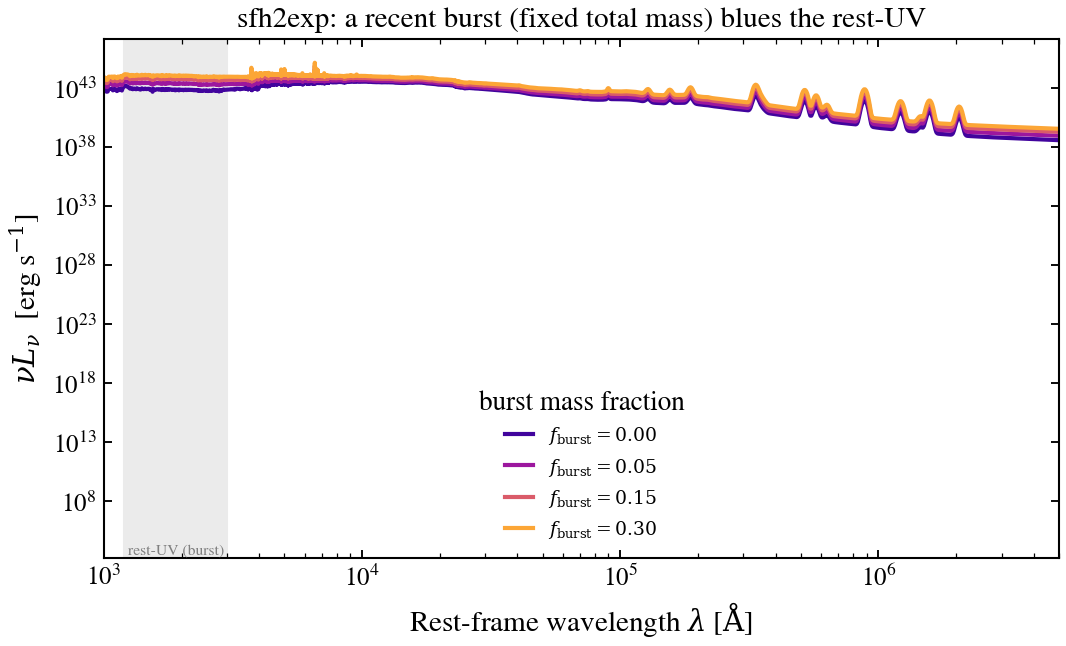

Generate this figure with Python:
"""
sfh2exp: double declining exponential (old population + recent burst)
=====================================================================

CIGALE's ``sfh2exp`` star-formation history superposes an old, exponentially
declining main population with a second, more recent exponential burst that
contributes a fixed fraction ``f_burst`` of the total stellar mass formed. It
is the classic parametrisation for post-starburst and rejuvenated systems.

This sweeps the burst mass fraction at a fixed recent burst age, showing how the
burst lifts the recent SFR (top panel) and blues the rest-frame UV continuum
(bottom panel). The total stellar mass is held fixed, so a larger burst
necessarily draws mass away from the old population.
"""

import os

os.environ["TF_CPP_MIN_LOG_LEVEL"] = "2"

import warnings

import jax
import matplotlib.pyplot as plt
import numpy as np

import tengri
from tengri.analysis.plotting import setup_style

setup_style()
warnings.filterwarnings("ignore", message=".*BakedInBackend.*")

C_AA_PER_S = 2.998e18
ssp = tengri.load_ssp()


def build(f_burst):
    return tengri.SEDModel.build(
        ssp,
        sfh={
            "type": "sfh2exp",
            "*": tengri.FIXED,
            "log_total_mass": 10.5,
            "tau_main_gyr": 4.0,
            "tau_burst_gyr": 0.1,
            "f_burst": f_burst,
            "age_gyr": 10.0,
            "burst_age_gyr": 0.3,
        },
        dust={"type": "two_component", "*": tengri.FIXED, "tau_diff": 0.2, "tau_bc": 0.2},
        redshift=tengri.Fixed(0.05),
    )


f_burst_values = [0.0, 0.05, 0.15, 0.3]
colors = plt.cm.plasma(np.linspace(0.1, 0.8, len(f_burst_values)))

fig, ax = plt.subplots(figsize=(7.4, 4.6))

for f, c in zip(f_burst_values, colors):
    model = build(f)
    p = dict(model.spec.sample(jax.random.PRNGKey(0)))
    out = model.predict_rest_sed(p)
    wave = np.asarray(out.wavelength)
    nu_l_nu = C_AA_PER_S / wave * np.asarray(out.sed)
    ax.loglog(wave, nu_l_nu, color=c, lw=2.0, label=rf"$f_{{\rm burst}}={f:.2f}$")

# Rest-frame UV window where the young burst dominates.
ax.axvspan(1.2e3, 3e3, color="0.92", zorder=0)
ax.text(
    1.9e3, ax.get_ylim()[0], "rest-UV (burst)", fontsize=7.5, color="0.5", ha="center", va="bottom"
)

ax.set(
    xlim=(1e3, 5e6),
    xlabel=r"Rest-frame wavelength $\lambda$ [$\mathrm{\AA}$]",
    ylabel=r"$\nu L_\nu$  [erg s$^{-1}$]",
    title="sfh2exp: a recent burst (fixed total mass) blues the rest-UV",
)
ax.legend(frameon=False, fontsize=9, loc="lower center", title="burst mass fraction")

fig.tight_layout()
plt.savefig("plot_sfh2exp_main_plus_burst.png", dpi=150, bbox_inches="tight")
